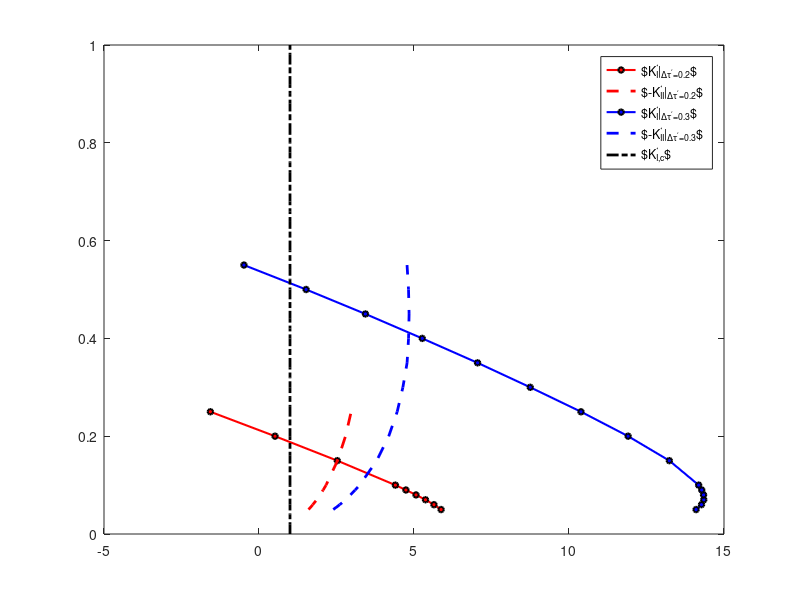

Write MATLAB code to recreate this figure. (Note: this script raises an error after producing the figure.)
% This script is used to plot the stress intensity factor 
% based on finite element solution in FEniCS
% Cartesian Coordinate (x,y)
% Date: 24/02/2022
% Author: Hanwen Zhang

%% Dimensional Parameters
H_real=100; % m
rho_real=917; % kg/m^3
g_real=9.8; % m/s^2
KIc_real=100; % kPa*m^(1/2)

%% Import the value in SIF_deltatau02.txt
% when W'=1, Delta tau'=0.2, f=0.7
K_file_1 = fopen('SIF_deltatau02.txt','r');
formatSpec = '%f %f %f %f';
sizeA = [4 Inf];
A = fscanf(K_file_1,formatSpec,sizeA);
fclose(K_file_1);

vlambda_1=A(1,:);
K_Ic_1=A(2,:);
K_scale_1=K_Ic_1(1);
K1_DCM_1=A(3,:);
K2_DCM_1=A(4,:);
theta_1 = zeros(size(K1_DCM_1));
K1_Op_1 = zeros(size(K1_DCM_1));
[~,Nlambda_1]=size(K1_DCM_1);

%% Import the value in SIF_deltatau03.txt
% when W'=1, Delta tau'=0.3, f=0.7
K_file_2 = fopen('SIF_deltatau03.txt','r');
B = fscanf(K_file_2,formatSpec,sizeA);
fclose(K_file_2);
% convert it to array
vlambda_2=B(1,:);
K_Ic_2=B(2,:);
K_scale_2=K_Ic_2(1);
K1_DCM_2=B(3,:);
K2_DCM_2=B(4,:);
theta_2 = zeros(size(K1_DCM_2));
K1_Op_2 = zeros(size(K1_DCM_2));
[~,Nlambda_2]=size(K1_DCM_2);
%% theta_op and K1_op
for i=1:Nlambda_1
    theta_1(i)=-2*atan((-K1_DCM_1(i)+sqrt(K1_DCM_1(i).^2+8.*K2_DCM_1(i).^2))./(4*K2_DCM_1(i)));
    K1_Op_1(i) = cos(theta_1(i)/2)*(K1_DCM_1(i)*cos(theta_1(i)/2)^2-1.5*K2_DCM_1(i)*sin(theta_1(i)));
end
for i=1:Nlambda_2
    theta_2(i)=-2*atan((-K1_DCM_2(i)+sqrt(K1_DCM_2(i).^2+8.*K2_DCM_2(i).^2))./(4*K2_DCM_2(i)));
    K1_Op_2(i) = cos(theta_2(i)/2)*(K1_DCM_2(i)*cos(theta_2(i)/2)^2-1.5*K2_DCM_2(i)*sin(theta_2(i)));
end
%% Find K1 > 0
for i=1:Nlambda_1
    if(K1_DCM_1(i)<0)
        Nthetamax_1=i;
        break
    end
end
for i=1:Nlambda_2
    if(K1_DCM_2(i)<0)
        Nthetamax_2=i;
        break
    end
end

%% Plot K1 and K2 (normalised by Kc) as a function of crack length
figure();
FS=22;
p1=plot(K1_DCM_1(1:Nthetamax_1)/K_scale_1,vlambda_1(1:Nthetamax_1));
set(p1,'MarkerFaceColor',[1 0 0],'MarkerEdgeColor',[0 0 0],...
    'MarkerSize',4,...
    'Marker','o',...
    'LineWidth',1.5,...
    'Color',[1 0 0]);
hold on
p2=plot(-K2_DCM_1(1:Nthetamax_1)/K_scale_1,vlambda_1(1:Nthetamax_1));
set(p2,'LineStyle','--',...
    'LineWidth',2,...
    'Color',[1 0 0]);
p3=plot(K1_DCM_2(1:Nthetamax_2)/K_scale_1,vlambda_2(1:Nthetamax_2));
set(p3,'MarkerFaceColor',[0 0 1],'MarkerEdgeColor',[0 0 0],...
    'MarkerSize',4,...
    'Marker','o',...
    'LineWidth',1.5,...
    'Color',[0 0 1]);
p4=plot(-K2_DCM_2(1:Nthetamax_2)/K_scale_1,vlambda_2(1:Nthetamax_2));
set(p4,'LineStyle','--',...
    'LineWidth',2,...
    'Color',[0 0 1]);
p5=plot(ones(size(0:0.02:1.0)),0:0.02:1.0);
set(p5,'LineStyle','-.',...
    'LineWidth',2,...
    'Color',[0 0 0]);

% legend
h=legend([p1,p2,p3,p4,p5],'$K_{I}^{\prime}|_{\Delta\tau^{\prime}=0.2}$',...
                        '$-K_{II}^{\prime}|_{\Delta\tau^{\prime}=0.2}$',...
                        '$K_{I}^{\prime}|_{\Delta\tau^{\prime}=0.3}$',...
                        '$-K_{II}^{\prime}|_{\Delta\tau^{\prime}=0.3}$',...
                        '$K_{I,c}^{\prime}$');
h.Interpreter='latex';
h.FontSize=FS+2;

% axis properties
ax1=gca;
ax1.FontSize=FS;
ax1.LineWidth=2;
set(gcf,'unit','normalized','position',[0.0,0.0,0.25,0.75]);
xlabel('$K/K_{Ic}$','Interpreter','latex','FontSize',FS+2);
ylabel('$Z_{C}^{\prime}$','Interpreter','latex','FontSize',FS+2,'Rotation',0,'position',[-2,0.52]);
set(gca,'XScale','line','YScale','line');
ax1.TickLabelInterpreter='latex';

xlim([0,0.2/K_scale_1]);
ylim([0,1]);
grid on
print('K_lambda_normalised','-dpng');